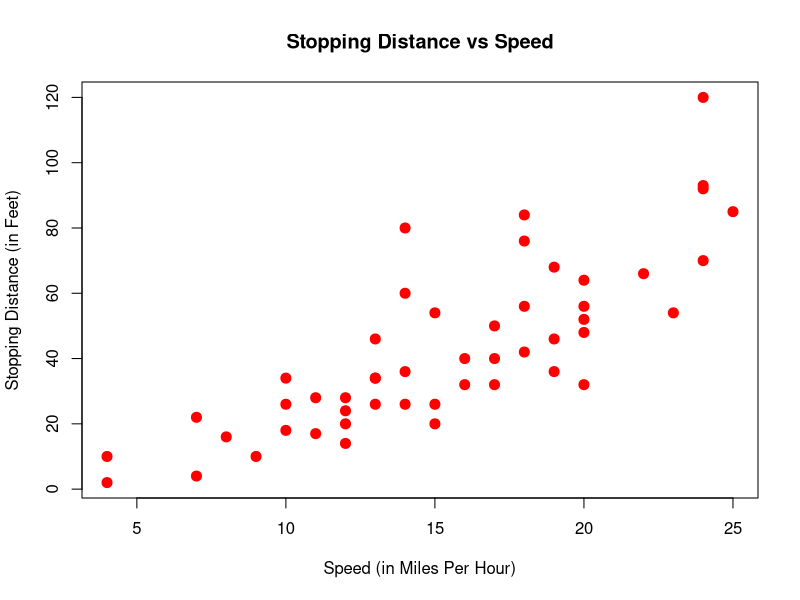
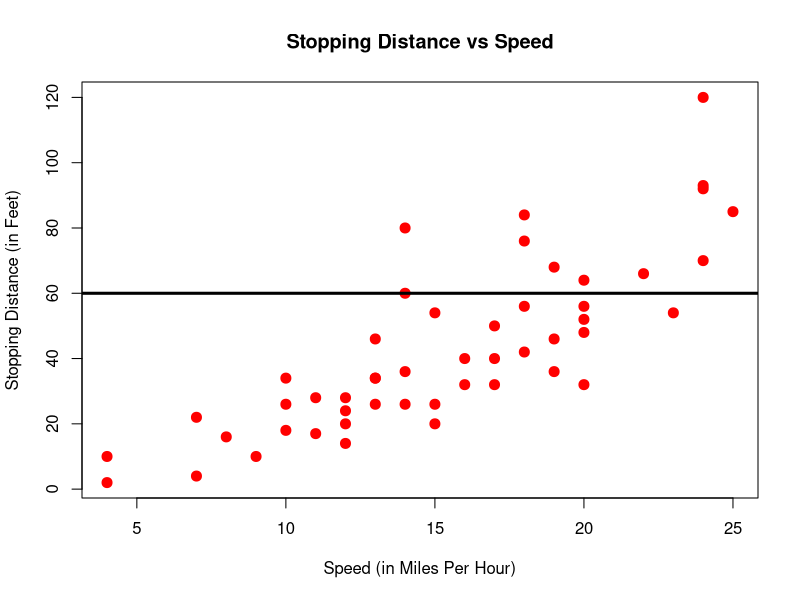
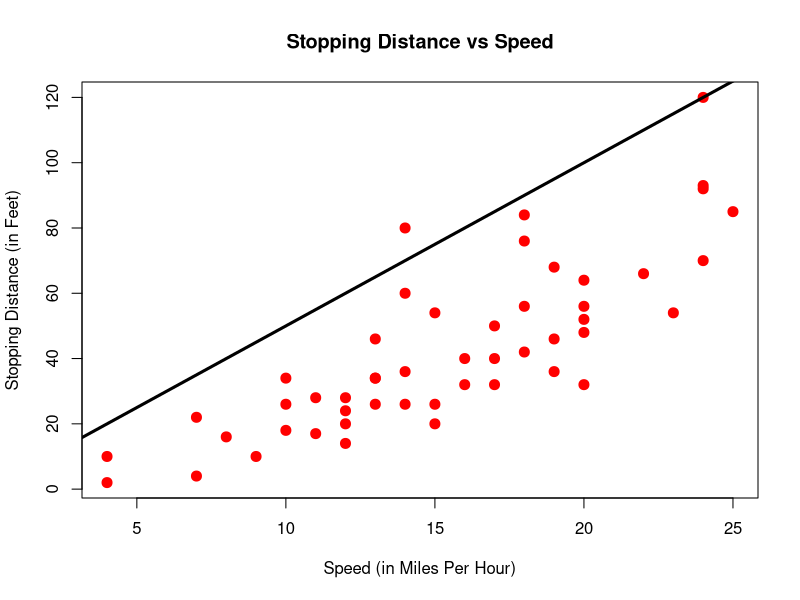
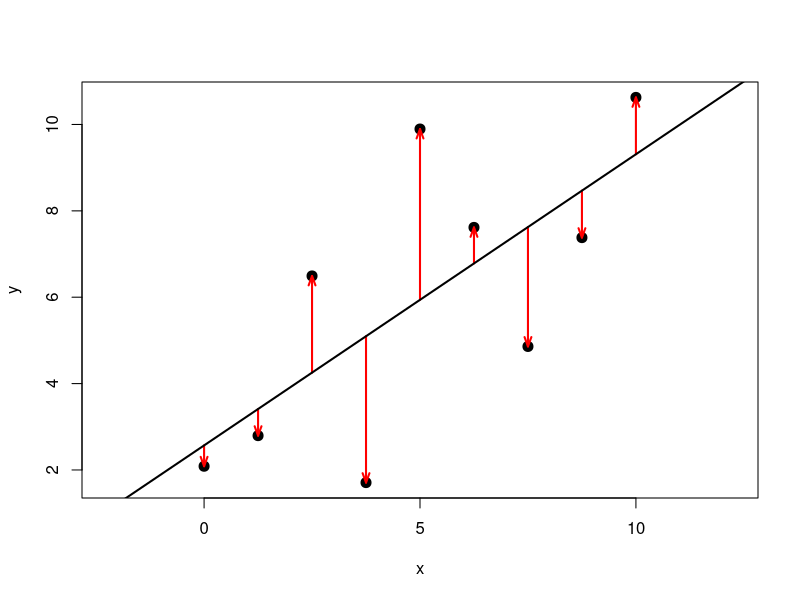
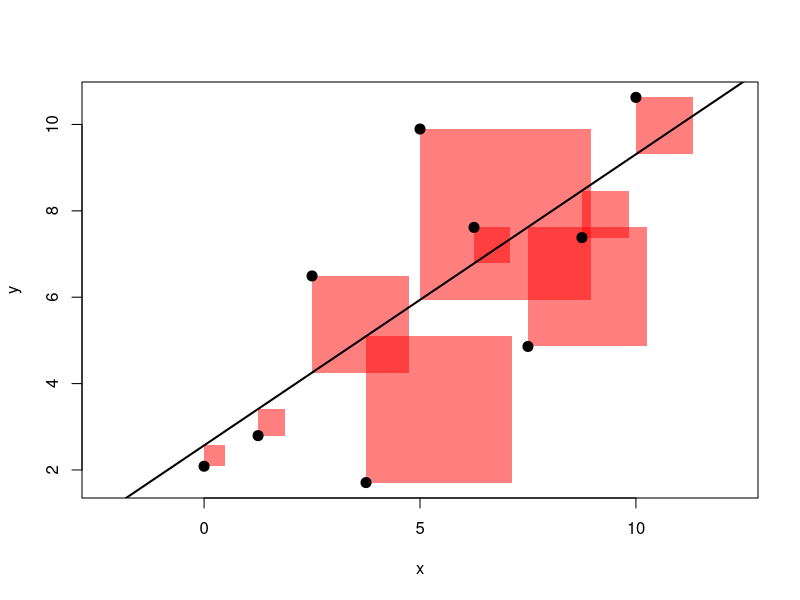
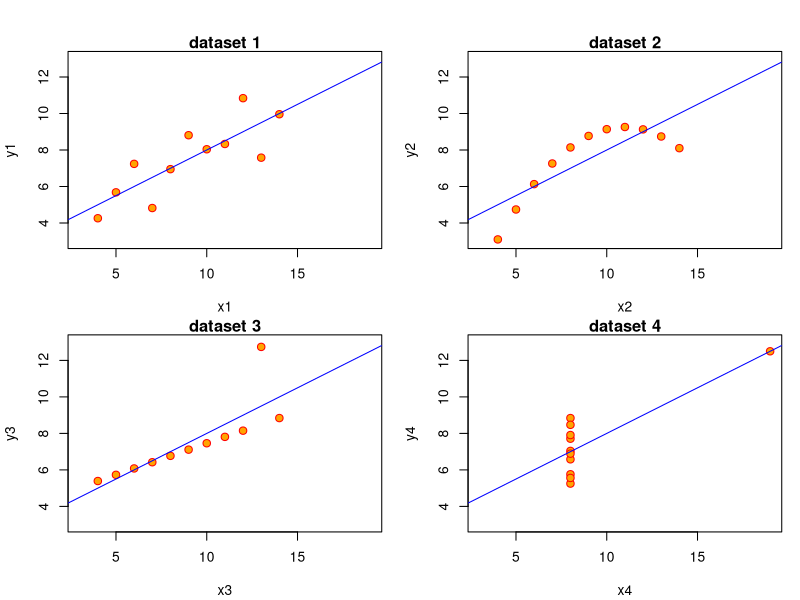
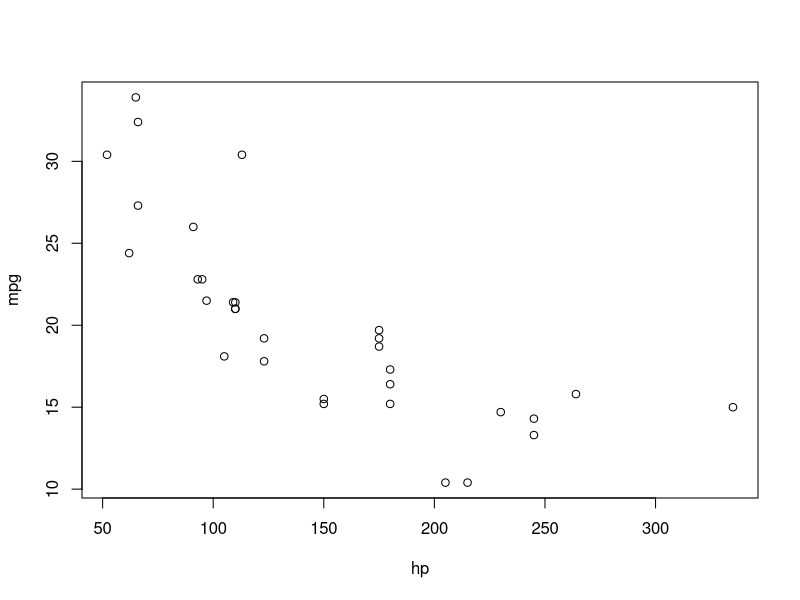

Write R code to recreate these figures, in order.
## ---- chunk 1
head(cars)
## ---- chunk 2
dim(cars)
## ---- chunk 3
plot(dist ~ speed, data = cars,
     xlab = "Speed (in Miles Per Hour)",
     ylab = "Stopping Distance (in Feet)",
     main = "Stopping Distance vs Speed",
     pch  = 20,
     cex  = 2,
     col  = "red")
## ---- chunk 4
plot(dist ~ speed, data = cars,
     xlab = "Speed (in Miles Per Hour)",
     ylab = "Stopping Distance (in Feet)",
     main = "Stopping Distance vs Speed",
     pch  = 20,
     cex  = 2,
     col  = "red")
abline(a = 60,b = 0,lw=3)
## ---- chunk 5
plot(dist ~ speed, data = cars,
     xlab = "Speed (in Miles Per Hour)",
     ylab = "Stopping Distance (in Feet)",
     main = "Stopping Distance vs Speed",
     pch  = 20,
     cex  = 2,
     col  = "red")
abline(a = 0,b = 5,lw=3)
## ---- chunk 6
generate_data = function(int = 0.5,
                         slope = 1,
                         sigma = 10,
                         n_obs = 9,
                         x_min = 0,
                         x_max = 10) {
  x = seq(x_min, x_max, length.out = n_obs)
  y = int + slope * x + rnorm(n_obs, 0, sigma)
  fit = lm(y ~ x)
  y_hat = fitted(fit)
  y_bar = rep(mean(y), n_obs)
  error = resid(fit)
  data.frame(x, y, y_hat, y_bar, error)
}

plot_total_dev = function(reg_data) {
  plot(reg_data$x, reg_data$y, main = "SST (Sum of Squares Total)", 
       xlab = "x", ylab = "y", pch = 20, cex = 2, col = "grey")
  arrows(reg_data$x, reg_data$y_bar,
         reg_data$x, reg_data$y,
         col = 'grey', lwd = 1, lty = 3, length = 0.2, angle = 20)
  abline(h = mean(reg_data$y), lwd = 2,col = "grey")
  # abline(lm(y ~ x, data = reg_data), lwd = 2, col = "grey")
}

plot_total_dev_prop = function(reg_data) {
  plot(reg_data$x, reg_data$y, main = "SST (Sum of Squares Total)", 
       xlab = "x", ylab = "y", pch = 20, cex = 2, col = "grey")
  arrows(reg_data$x, reg_data$y_bar,
         reg_data$x, reg_data$y_hat,
         col = 'darkorange', lwd = 1, length = 0.2, angle = 20)
  arrows(reg_data$x, reg_data$y_hat,
         reg_data$x, reg_data$y,
         col = 'dodgerblue', lwd = 1, lty = 2, length = 0.2, angle = 20)
  abline(h = mean(reg_data$y), lwd = 2,col = "grey")
  abline(lm(y ~ x, data = reg_data), lwd = 2, col = "grey")
}

plot_unexp_dev = function(reg_data) {
  plot(reg_data$x, reg_data$y, 
       xlab = "x", ylab = "y", pch = 20, cex = 2,asp=1)
  arrows(reg_data$x, reg_data$y_hat,
         reg_data$x, reg_data$y,
         col = 'red', lwd = 2, lty = 1, length = 0.1, angle = 20)
  abline(lm(y ~ x, data = reg_data), lwd = 2, col = "black")
}

plot_unexp_SSR = function(reg_data) {
  plot(reg_data$x, reg_data$y,
       xlab = "x", ylab = "y", pch = 20, cex = 2, 
  rect(xleft = reg_data$x, ybottom = reg_data$y,
         xright = reg_data$x + abs(reg_data$error), ytop = reg_data$y - reg_data$error, density = -1,
         col = rgb(red = 1, green = 0, blue = 0, alpha = 0.5), border = NA),asp=1)
  abline(lm(y ~ x, data = reg_data), lwd = 2, col = "black")
}

plot_exp_dev = function(reg_data) {
  plot(reg_data$x, reg_data$y, main = "SSReg (Sum of Squares Regression)", 
  xlab = "x", ylab = "y", pch = 20, cex = 2, col = "grey")
  arrows(reg_data$x, reg_data$y_bar,
         reg_data$x, reg_data$y_hat,
         col = 'darkorange', lwd = 1, length = 0.2, angle = 20)
  abline(lm(y ~ x, data = reg_data), lwd = 2, col = "grey")
  abline(h = mean(reg_data$y), col = "grey")
}
## ---- chunk 7
set.seed(21)
plot_data = generate_data(sigma = 2)
## ---- chunk 8
plot_unexp_dev(plot_data)
## ---- chunk 9
plot_unexp_SSR(plot_data)
## ---- chunk 10
##-- now some "magic" to do the 4 regressions in a loop:
ff <- y ~ x
mods <- setNames(as.list(1:4), paste0("lm", 1:4))
for(i in 1:4) {
  ff[2:3] <- lapply(paste0(c("y","x"), i), as.name)
  ## or   ff[[2]] <- as.name(paste0("y", i))
  ##      ff[[3]] <- as.name(paste0("x", i))
  mods[[i]] <- lmi <- lm(ff, data = anscombe)
}

op <- par(mfrow = c(2, 2), mar = 0.1+c(4,4,1,1), oma =  c(0, 0, 2, 0))
for(i in 1:4) {
  ff[2:3] <- lapply(paste0(c("y","x"), i), as.name)
  plot(ff, data = anscombe, col = "red", pch = 21, bg = "orange", cex = 1.2,
       xlim = c(3, 19), ylim = c(3, 13),main=paste("dataset",i))
  abline(mods[[i]], col = "blue")
}
par(op)
## ---- chunk 11
with(mtcars,plot(hp,mpg))
